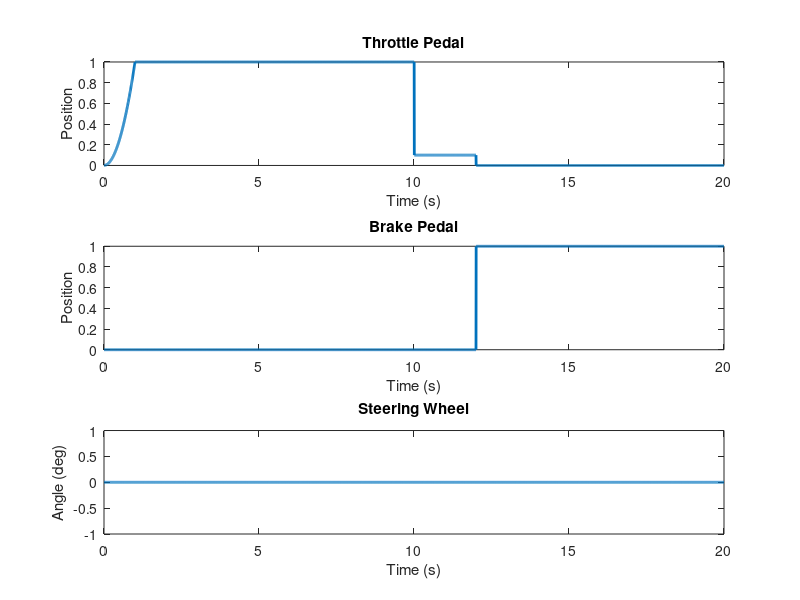

Source code (MATLAB):
% ************************ INITIAL CONFIG SCRIPT ************************ %
% This script defines:                                                    %
% 1. Sampling period of the inputs to simulation and the controller.      %
% 2. Multiple model parameters.                                           %
% 3. Surface definition. Coefficients of fricition for the wheels         %
%    Two options:                                                         %
%    a. Fixed (constant) value for each wheel                             %
%    b. Enhanced split-mu                                                 %
% 4. The maneuver to be carried out by a ficticious driver, based on      %
%    throttle, brake and steering inputs.                                 %
% *********************************************************************** %

% *************+*********** MANEUVER DESCRIPTION ************************ %
% Panic brake apply at 90km/h                                             %
% No steering correction                                                  %
% Homogenous high-mu (0.9)                                                %
% *********************************************************************** %

% Close open windows, clear workspace and clean command window
close all;
clear;
clc;

% SAMPLING PERIOD (TIME STEP)
dT = 0.005;                     % (seconds)

% MODEL PARAMETERS
P_SteeringMax        = 20;      % Maximum wheel angle (deg)
P_SteeringRatio      = 7;       % Steering wheel : Wheel's steering angle
P_TorqueMax          = 600;     % Maximum axle torque (N*m)
P_BrakePressureMax   = 120;     % Maximum brake pressure (bar)
P_ABSPressureRateMax = 1200;    % Maximum ABS pressure rate (bar/s)
P_PedalTravelRateMax = 5;       % Maximum pedal travel rate (1/s)


% ************************** SURFACE DEFINITION ************************* %
% FIXED friction coefficients [mu_FL; mu_FR; mu_RL; mu_RR]
Mu = ones(4,1).*0.9;            % Homogenous high-mu
% Mu = [0.91 0.85 0.93 0.88]';    % Quasi-homogenous high-mu
% Mu = [0.9 0.6 0.9 0.6]';        % Fixed split-mu

% ENHANCED SPILT-MU FUNCTION 
% Coeffiecients of friction of the surfaces
MuSplit = [0.9 0.4]';           % [Left Right]

% Function parameters
P_SplitMu_On           = false; % Enhanced Split-mu function switch
P_SplitMuOnlyAtBraking = false; % Enhanced Split-mu only at braking switch
                                % TRUE: Fixed Mu is used prior to braking
P_RefLine4SplitMue     = 6.14;  % Global X or Y coordinate (m)
P_RefLineIsX           = false; % Switch between X or Y split-mu
P_RefLine_On           = false; % Show a reference line in the XY PLOTTER
                                % to indicate the split-mu division
                                % Details in 'Main/Visualization/RefLine'

% ************************ SURFACE DEFINITION - END ********************* %



% ************************* MANEUVER DEFINITION ************************* %
% Maneuver's duration (not to be confused with Simulink's Stop-Time)
Tf = 20;

% Define Time column vector
t  = 0:dT:Tf;
t  = t';

% % Define pedals behavior over time
% % t - time (s)
% % k - position in vector corresponding to time t
% Throttle ramp up (from time 0 to t_RampUp)
t_RampUp = 1;
k_RampUp = t_RampUp/dT + 1;
% Wide Open Throttle (from time t_RampUp to t_WOT)
t_WOT = 9;
k_WOT = k_RampUp + t_WOT/dT +1;
% Brake apply (from time t_Brake to Tf)
t_Brake = 12;
k_Brake = t_Brake/dT + 1;
% % END of pedals behavior over time definition

% Define and build column vectors of throttle and brake pedals positions 
ThrPos = zeros(length(t),1);
BrkPos = zeros(length(t),1);
% Throttle
ThrPos(1:k_RampUp) = t(1:k_RampUp).^2 / (t_RampUp^2);
ThrPos(k_RampUp+1:k_WOT) = 1;
ThrPos(k_WOT+1:k_Brake) = 0.1;
% Brake
BrkPos(k_Brake+1:end) = 1;


% % Define steering over time
t_SteerInit = 6;
t_SteerStop = 11;
k_SteerInit = t_SteerInit/dT + 1;
k_SteerStop = t_SteerStop/dT + 1;
% Define and build column vector of steering wheel inputs
StrPos = zeros(length(t),1);
% Steering wheel input (comment lines below to have a constant input of 0)
% temp = linspace(0, 2*pi , (k_SteerStop-k_SteerInit)+1)';
% StrPos(k_SteerInit:k_SteerStop) = 7 * sin(temp);


% Build data for Simulink
Drv_ThrPedal = [t ThrPos];
Drv_BrkPedal = [t BrkPos];
Drv_Steering = [t StrPos];
% ********************** MANEUVER DEFINITION - END ********************** %


% **************************** PLOT MANEUVER **************************** %
figure;
% Plot Throttle
subplot(3,1,1);
plot(t,ThrPos, 'Linewidth', 2);
ylim([0 1]);
title('Throttle Pedal');
xlabel('Time (s)');
ylabel('Position');
% Plot Brake
subplot(3,1,2);
plot(t,BrkPos, 'Linewidth', 2);
ylim([0 1]);
xlabel('Time (s)');
ylabel('Position');
title('Brake Pedal');
% Plot Steering
subplot(3,1,3);
plot(t,StrPos, 'Linewidth', 2);
title('Steering Wheel');
xlabel('Time (s)');
ylabel('Angle (deg)');
% ************************* PLOT MANEUVER - END ************************* %
